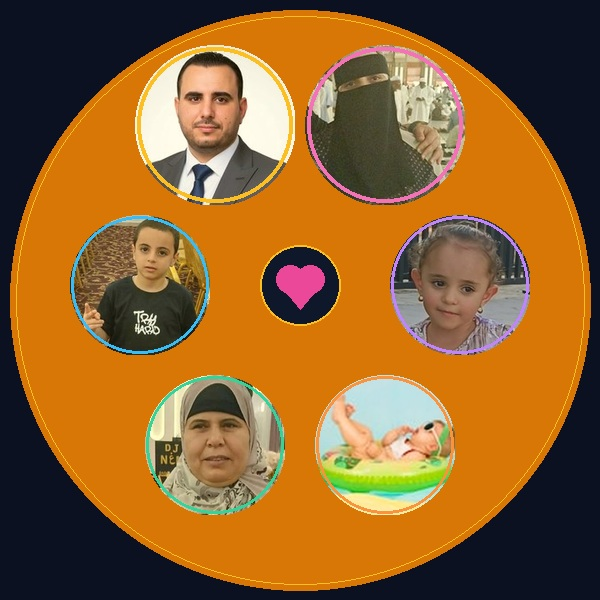
#> input picture avatar_all_family.jpg, 600 x 600 px, found by its file name
$ python make_pwa_icons.py
#> lines starting #> are read from the running program, lines starting #| are printed output that depends on the picture
import os
from PIL import Image

src_path = 'C:/Users/96656/.gemini/antigravity/scratch/family_expense_tracker_monefy/avatar_all_family.jpg'
base_dir = 'C:/Users/96656/.gemini/antigravity/scratch/family_expense_tracker_monefy'
assets_dir = os.path.join(base_dir, 'assets')
os.makedirs(assets_dir, exist_ok=True)

im = Image.open(src_path)
#> im is the input picture: PIL image 600x600 RGB; mean R, G, B 141.8, 97.1, 44.1

# Generate 512x512
im512 = im.resize((512, 512), Image.Resampling.LANCZOS)
im512.save(os.path.join(assets_dir, 'icon-512.png'), format='PNG')
im512.save(os.path.join(base_dir, 'icon-512.png'), format='PNG')

# Generate 192x192
im192 = im.resize((192, 192), Image.Resampling.LANCZOS)
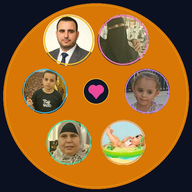
#> im192: PIL image 192x192 RGB; mean R, G, B 141.8, 97.1, 44.1
im192.save(os.path.join(assets_dir, 'icon-192.png'), format='PNG')
im192.save(os.path.join(base_dir, 'icon-192.png'), format='PNG')

# Generate 180x180 (apple-touch-icon)
im180 = im.resize((180, 180), Image.Resampling.LANCZOS)
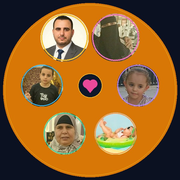
#> im180: PIL image 180x180 RGB; mean R, G, B 141.8, 97.1, 44.1
im180.save(os.path.join(assets_dir, 'apple-touch-icon.png'), format='PNG')
im180.save(os.path.join(base_dir, 'apple-touch-icon.png'), format='PNG')

# Generate 64x64 (favicon)
im64 = im.resize((64, 64), Image.Resampling.LANCZOS)
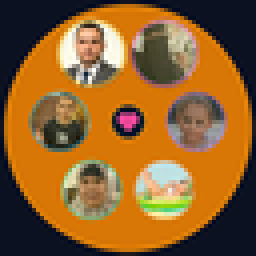
#> im64: PIL image 64x64 RGB (shown 4 times larger); mean R, G, B 141.8, 97.1, 44.2
im64.save(os.path.join(assets_dir, 'favicon.png'), format='PNG')
im64.save(os.path.join(base_dir, 'favicon.png'), format='PNG')

print("Successfully generated all PWA icons from avatar_all_family.jpg!")
